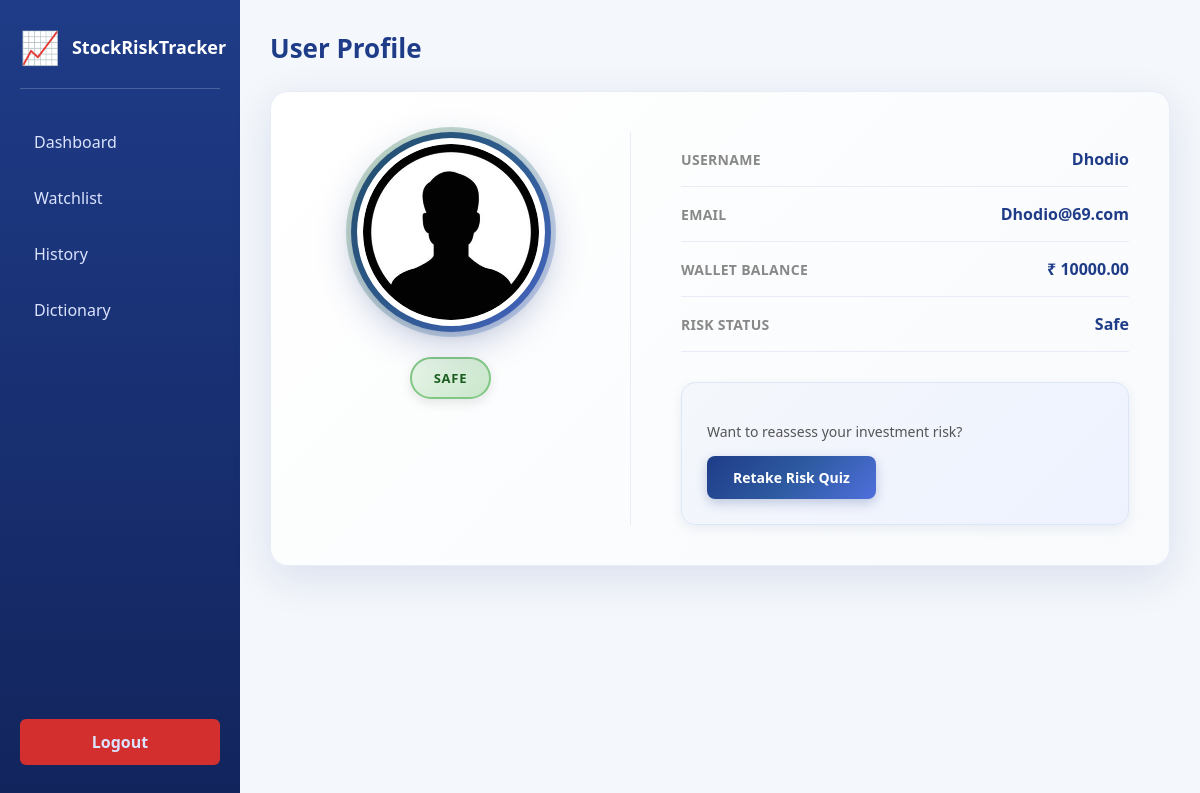
The page /tracker/profile/ (signed in) on the database as committed earlier.
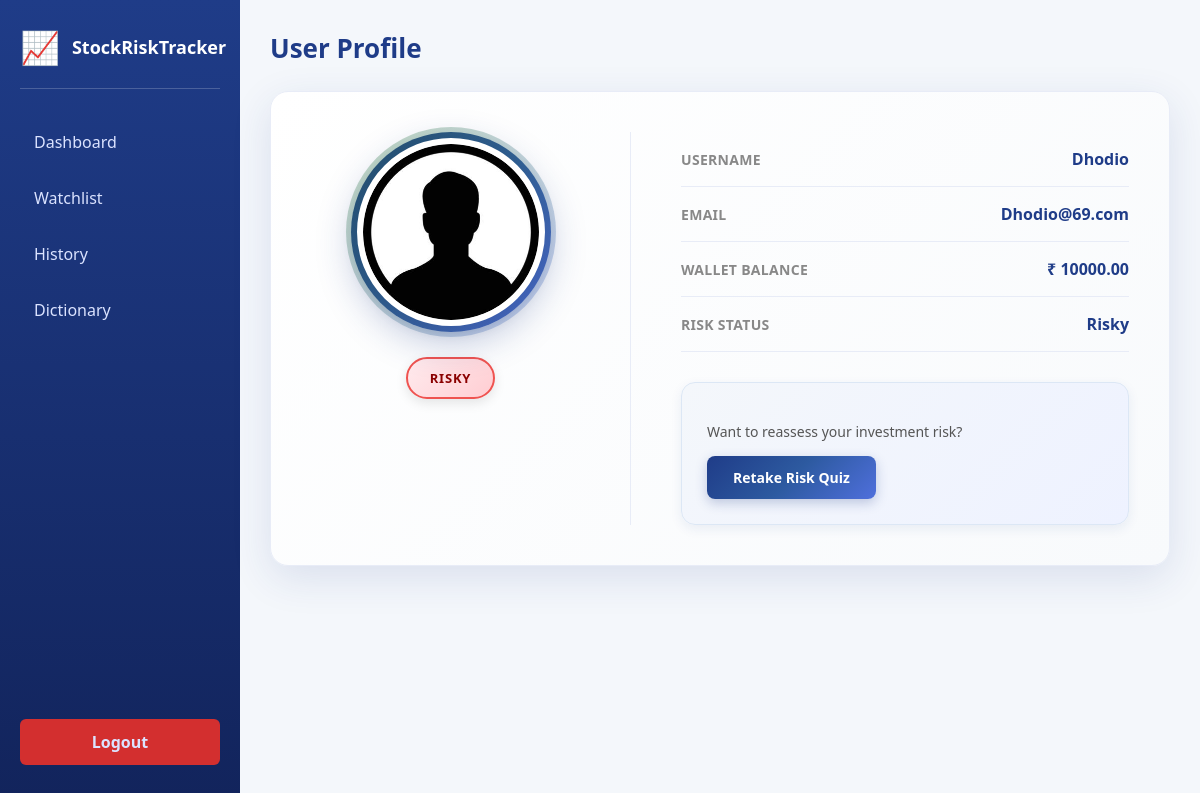
The same page on the database as committed later.
### tracker/models.py (models this page shows, shortened)
class Profile(models.Model):
    user = models.OneToOneField(User, on_delete=models.CASCADE)
    risk_score = models.IntegerField(default=0)
    risk_category = models.CharField(max_length=20, default="Neutral") # "Safe" or "Risky"
    wallet_balance = models.DecimalField(max_digits=12, decimal_places=2, default=10000.00)

### tracker/views.py (the view)
# urls.py: path('profile/', views.profile, name='profile'),
@login_required
def profile(request):
    user_profile, created = Profile.objects.get_or_create(user=request.user)
    context = {
        'profile': user_profile
    }
    return render(request, 'profile.html', context)

### templates/profile.html (shortened to what this page needs)
<!DOCTYPE html>
<html lang="en">
<head>
    {% load static %}
    <link rel="stylesheet" href="{% static 'css/index.css' %}">
    <link rel="stylesheet" href="{% static 'css/profile.css' %}">
</head>
<body>
<div class="container">
    <div class="sidebar">
        <div class="logo-section">
            <div class="logo">📈</div>
            <h2>StockRiskTracker</h2>
        </div>
       <a href="{% url 'dashboard' %}">Dashboard</a>
       <a href="{% url 'watchlist' %}">Watchlist</a>
       <a href="{% url 'history' %}">History</a>
       <a href="{% url 'dictionary' %}">Dictionary</a>
       <a href="{% url 'logout' %}" class="logout-btn">Logout</a>
    </div>
    <div class="main">
        <div class="header-top">
            <h1>User Profile</h1>
        </div>
        <div class="profile-card">
            <div class="profile-left">
                <div class="avatar-ring">
                    <img src="{% static 'image/profile.jpg' %}" class="profile-image" alt="Profile Image">
                </div>
                <span class="risk-badge {% if profile.risk_category == 'Safe' %}safe{% else %}risky{% endif %}">
                    {{ profile.risk_category|default:"Neutral" }}
                </span>
            </div>
            <div class="profile-right">
                <div class="info-row">
                    <span>Username</span>
                    <strong>{{ user.username }}</strong>
                </div>
                <div class="info-row">
                    <span>Email</span>
                    <strong>
                        {% if user.email %}
                            {{ user.email }}
                        {% else %}
                            <span style="color: #ccc;">No email linked</span>
                        {% endif %}
                    </strong>
                </div>
                <div class="info-row">
                    <span>Wallet Balance</span>
                    <strong>₹ {{ profile.wallet_balance }}</strong>
                </div>
                <div class="info-row">
                    <span>Risk Status</span>
                    <strong class="{% if profile.risk_category == 'Safe' %}safe-text{% else %}risky-text{% endif %}">
                        {{ profile.risk_category|default:"Neutral" }}
                    </strong>
                </div>
                <div class="quiz-section">
                    <p>Want to reassess your investment risk?</p>
                    <a href="{% url 'quiz' %}" class="quiz-btn">Retake Risk Quiz</a>
                </div>
            </div>
        </div>
    </div>
</div>
</body>
</html>

### static/css/index.css (style rules this page uses)
* { box-sizing: border-box; }
body { margin: 0; font-family: "Segoe UI", Tahoma, Geneva, Verdana, sans-serif; background-color: #f4f7fb; color: #333; }
.container { display: flex; min-height: 100vh; }
.sidebar { width: 240px; background: linear-gradient(180deg, #1f3c88, #12245c); color: #fff; padding: 25px 20px; display: flex; flex-direction: column; }
.logo-section { display: flex; flex-direction: row; align-items: center; margin-bottom: 30px; padding-bottom: 20px; border-bottom: 1px solid rgba(255, 255, 255, 0.2); gap: 12px; }
.logo { font-size: 32px; flex-shrink: 0; }
.sidebar h2 { margin: 0; font-size: 18px; text-align: left; }
.sidebar a { display: block; text-decoration: none; color: #dbe3ff; padding: 12px 14px; margin-bottom: 10px; border-radius: 6px; transition: background 0.3s, color 0.3s; }
.logout-btn { margin-top: auto; background-color: #d32f2f; color: #ffffff; text-align: center; font-weight: bold; }
.header-top { display: flex; justify-content: space-between; align-items: center; margin-bottom: 25px; }
.header-top h1 { margin: 0; font-size: 26px; color: #1f3c88; }
.main { flex: 1; padding: 30px; }
.risky { color: #c62828; font-weight: bold; }

### static/css/profile.css (style rules this page uses)
.profile-card { background: linear-gradient(135deg, #ffffff 0%, #f8fafc 100%); border-radius: 18px; padding: 40px; display: flex; gap: 50px; box-shadow: 0 12px 40px rgba(31, 60, 136, 0.12); max-width: 1000px; border: 1px solid #e8ecf7; transition: box-shadow 0.3s ease, transform 0.3s ease; }
.profile-left { text-align: center; min-width: 320px; padding-right: 40px; border-right: 1px solid #e8ecf7; display: flex; flex-direction: column; align-items: center; }
.avatar-ring { width: 200px; height: 200px; margin: 0 auto 25px; border-radius: 50%; background: linear-gradient(135deg, #1f3c88 0%, #2d5aa0 50%, #4f6fdc 100%); display: flex; align-items: center; justify-content: center; box-shadow: 0 12px 35px rgba(31, 60, 136, 0.25), inset 0 -2px 10px rgba(0, 0, 0, 0.1); position: relative; animation: floatAvatar 3s ease-in-out infinite; }
.avatar-ring::before { content: ''; position: absolute; width: 210px; height: 210px; border-radius: 50%; background: linear-gradient(135deg, rgba(46, 125, 50, 0.3), rgba(79, 111, 220, 0.3)); animation: pulse-ring 2s ease-out infinite; }
.profile-image { width: 188px; height: 188px; border-radius: 50%; object-fit: cover; background: #fff; border: 6px solid #ffffff; position: relative; z-index: 1; box-shadow: 0 4px 15px rgba(0, 0, 0, 0.15); transition: transform 0.3s ease; }
.risk-badge { display: inline-block; padding: 10px 22px; border-radius: 25px; font-size: 13px; font-weight: bold; letter-spacing: 0.8px; text-transform: uppercase; box-shadow: 0 4px 12px rgba(0, 0, 0, 0.1); transition: transform 0.2s ease, box-shadow 0.2s ease; }
.risk-badge.risky { background: linear-gradient(135deg, #ffebee 0%, #ffcdd2 100%); color: #8b0000; border: 2px solid #ef5350; }
.profile-right { flex: 1; display: flex; flex-direction: column; }
.info-row { display: flex; justify-content: space-between; align-items: center; padding: 16px 0; border-bottom: 1px solid #e8ecf7; transition: padding 0.3s ease; }
.info-row span { font-size: 14px; color: #888; font-weight: 600; text-transform: uppercase; letter-spacing: 0.3px; }
.info-row strong { color: #1f3c88; font-size: 16px; font-weight: bold; }
.quiz-section { margin-top: 30px; padding: 25px; background: linear-gradient(135deg, #f4f7fb 0%, #eef2ff 100%); border-radius: 14px; border: 1px solid #dce7f5; box-shadow: 0 4px 12px rgba(31, 60, 136, 0.08); transition: all 0.3s ease; }
.quiz-section p { font-size: 14px; color: #555; margin-bottom: 15px; }
.quiz-btn { display: inline-block; padding: 12px 26px; background: linear-gradient(135deg, #1f3c88 0%, #2d5aa0 50%, #4f6fdc 100%); color: #ffffff; text-decoration: none; border-radius: 8px; font-weight: bold; font-size: 14px; transition: transform 0.2s, box-shadow 0.2s; box-shadow: 0 4px 12px rgba(31, 60, 136, 0.25); }
.risky { color: #c62828; font-weight: bold; }

### templates/profile.html (style rules this page uses)
.risky-text { color: #e74c3c; }

Rows that differ between the two databases and show on the page:
changed Profile: risk_category "SAFE" → "RISKY"; risk_category "Safe" → "Risky"
